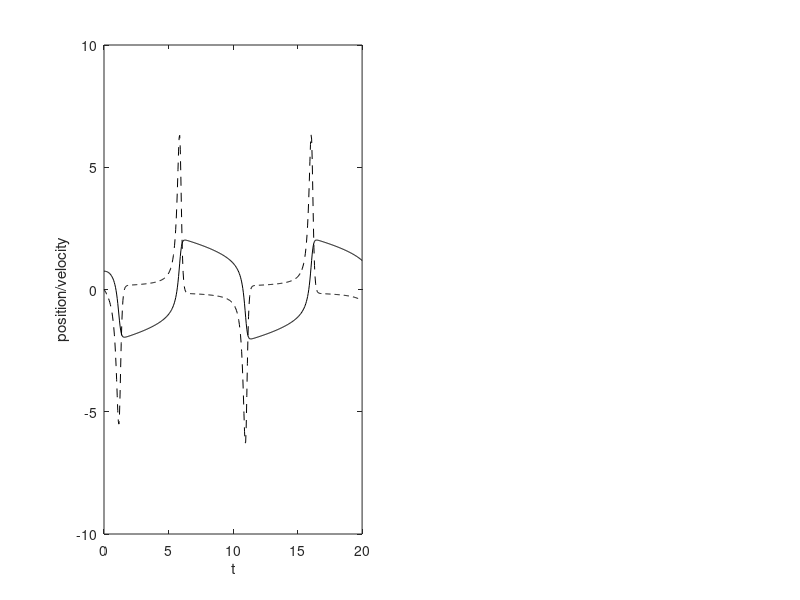

The MATLAB script that drew this image: (Note: this script raises an error after producing the figure.)
function s78ex28
% Bradie: Section 7.8, example 28
%
% Goal: Solve the Van der Pol equation with ep = 4, x(0) = 0.75, x'(0) = 0
% on the interval 0 <= t <= 20.  Plot solutions as a function of t and in
% the phase plane.

a = 0; b = 20;
N = 450;
h = (b-a)/N;

t = a:h:b; t = t(:);

w0 = [0.75 0];
w = zeros(N+1, 2);
w(1, :) = w0;

for k=1:N
    k1 = f(t(k), w(k, :))*h;
    k2 = f(t(k) + h/2, w(k, :) + k1/2)*h;
    k3 = f(t(k) + h/2, w(k, :) + k2/2)*h;
    k4 = f(t(k) + h, w(k, :) + k3)*h;
    
    dw = (k1 + 2*k2 + 2*k3 + k4)/6;
    w(k+1, :) = w(k, :) + dw;
end

subplot(1, 2, 1)
plot(t, w(:, 1), 'k', t, w(:, 2), '--k')
xlabel('t')
ylabel('position/velocity')
legend('position', 'velocity', 'Location', 'SouthEast')

subplot(1, 2, 2)
plot(w(:, 1), w(:, 2), 'k')
xlabel('Position, x')
ylabel('Velocity, x''')

end

function rhs = f(~, u)
    ep = 4; u1 = u(1); u2 = u(2);
    rhs = zeros(1, 2);
    rhs(1) = u2;
    rhs(2) = ep*(1 - u1^2)*u2 - u1;
end
